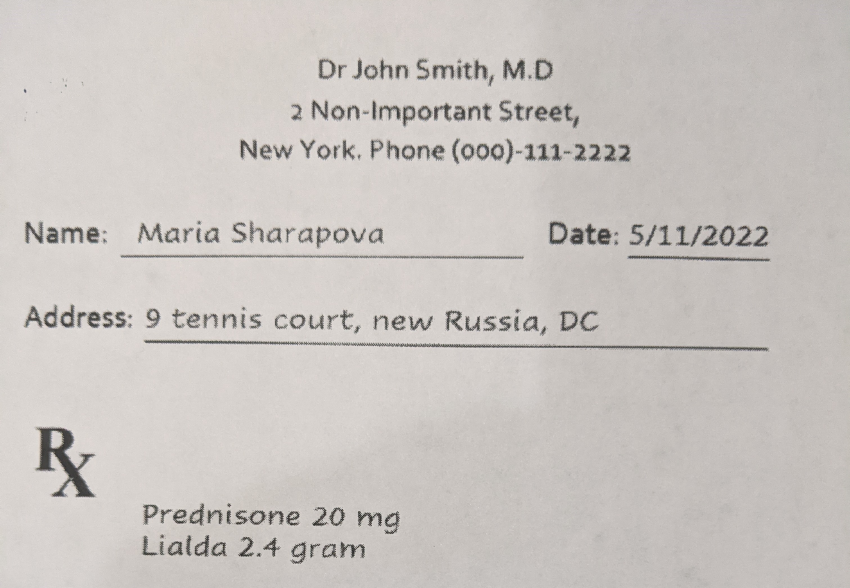
#> input picture Backend/notebook/clear_img.PNG, 1700 x 1176 px (shown at 1/2 size)
$ python -i util.py   (imports and definitions only)
#> lines starting #> are read from the running program, lines starting #| are printed output that depends on the picture; after the words box and inside, x2 and y2 are one past the last pixel; in counts of white or black regions, pixels touching at a corner belong together
#> further down, picture is the input picture: shape (1176, 1700, 3); mean B, G, R 192.9, 196.6, 201.5

import numpy as np
import cv2

def preprocess_image(img):
    gray = cv2.cvtColor(np.array(img), cv2.COLOR_BGR2GRAY)
    resized = cv2.resize(gray, None, fx=1.5, fy=1.5, interpolation=cv2.INTER_LINEAR)
    processed_image = cv2.adaptiveThreshold(
        resized,
        255,
        cv2.ADAPTIVE_THRESH_GAUSSIAN_C,
        cv2.THRESH_BINARY,
        61,
        11
    )
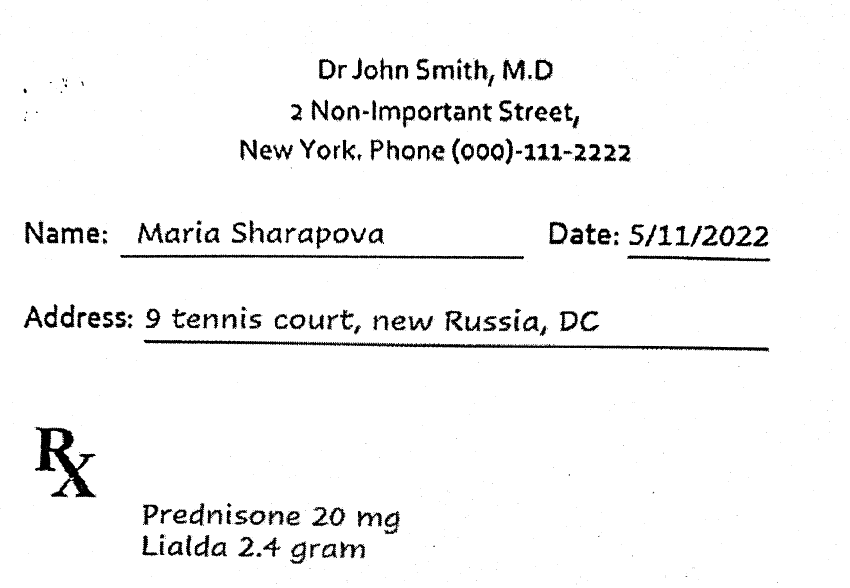
#> processed_image: shape (1764, 2550) (shown at 1/3 size); 95.8% white; 745 black regions (567 under 20 px), largest, box (x1, y1, x2, y2) and area: (431, 1019, 2308, 1055) 15743, (105, 1280, 289, 1492) 13203, (361, 763, 1572, 778) 8971

    return processed_image

>>> import cv2
>>> picture = cv2.imread('../notebook/clear_img.PNG')
>>> result = preprocess_image(picture)
